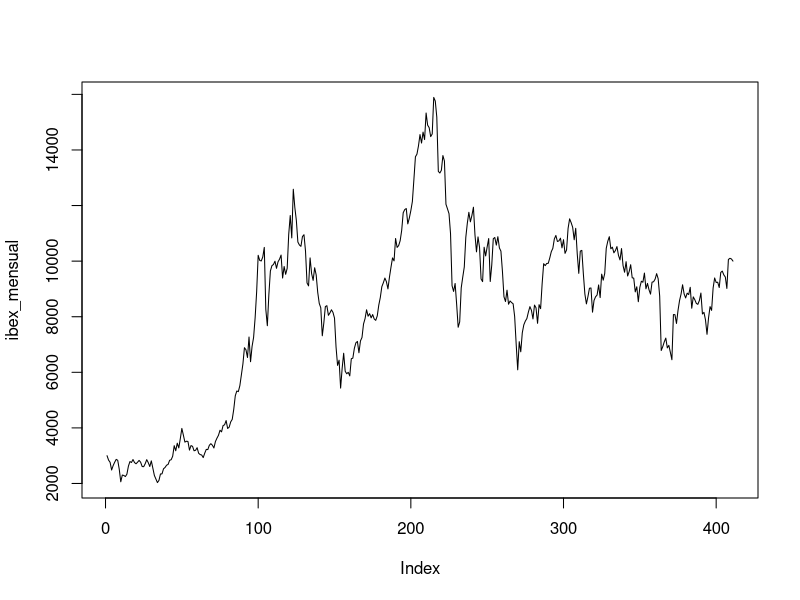

The R source for this figure: (Note: this script raises an error after producing the figure.)
#PREDICCIÓ de la sèrie temporal de dades de l'IBEX 35 mensual.
ibex_mensual<-c(3000, 2841.6, 2762.4, 2484.5, 2643.7, 2765, 2867.8, 2834.5, 2511.3, 2060.7, 2303.2, 2289.2, 2248.8, 2333.7, 2622.8, 2789, 2755.3, 2862.3,2752.8,2708.4,2766.18,2830.47,2765.08,2610.56,2603.3,2711.79,2857.18,2750.42,2610.56,2813.89,2553.82,2289.85,2160.96,2032.13,2110.77, 2342.73, 2344.57, 2529.3,2576.04,2658.49,2686,2834.36,2854.6,2981.16,3360.2,3177.33,3449.63,3280.1,3615.22,3980.53,3739.68,3489.08,3520.73,3512.59,3200.71,3364.16,3337.01,3176.63,3194.52,3287.09,3087.68,3040.06,3024.54,2931.7,3091.86,3226.49,3219.05,3373.39,3432.75,3376.77,3277.33,3510.12,3630.76,3734.49,3915.52,3857.12,4082.9,4111.66,4264.1,3979.35,4025.47,4215.57,4306.74,4667.8,5154.77,5327.42,5305.43,5520.68,5909.33,6300.82,6884.56,6810.89,6532.33,7269.72,6380.39,6932.1,7255.4,7958.99,8900.09,10209.16,10025.68,10005.72,10146.4,10493.7,8264.7,7676.5,8800,9645.5,9836.6,9878.8,9997.3,9740.7,9975.4,10072.3,10218.6,9391.9,9806.1,9525.4,9741.5,10958.1,11641.4,10835.1,12585.8,11935,11467.9,10688.5,10581.3,10531.6,10884.7,10950,10363.1,9214.5,9109.8,10116,9551.4,9308.3,9761,9500.7,8878.4,8480,8321.1,7314,7774.3,8364.7,8397.6,8050.4,8135.5,8249.7,8154.4,7949.9,6913,6249.3,6435.7,5431.7,6139.4,6685.6,6036.9,5947.7,5999.4,5870.5,6489.5,6508.5,6862,7061.7,7111.3,6703.6,7129.5,7252.5,7737.2,7929.9,8249.4,8018.1,8109.5,7959.3,8078.3,7919.3,7869.5,8029.2,8418.3,8693,9080.8,9223.9,9391,9258.8,9001.6,9427.1,9783.2,10115.6,10008.9,10813.9,10493.8,10557.8,10733.9,11104.3,11740.7,11854.3,11892.5,11340.5,11548.1,11818,12144.7,12934.7,13753,13849.3,14146.5,14553.2,14248.4,14641.7,14374.6,15329.4,14892,14802.4,14479.8,14576.5,15890.5,15759.9,15182.3,13229,13170.4,13269,13798.3,13600.9,12046.2,11881.3,11707.3,10987.5,9116,8910.6,9195.8,8450.4,7620.9,7815,9038,9424.3,9787.8,10855.1,11365.1,11756.1,11414.8,11644.7,11940,10947.7,10333.6,10871.3,10492.2,9359.4,9263.4,10499.8,10187,10514.5,10812.9,9267.2,9859.1,10806,10850.8,10576.5,10878.9,10476,10359.9,9630.7,8718.6,8546.6,8954.9,8449.5,8566.3,8509.2,8465.9,8008,7011,6089.8,7102.2,6738.1,7420.5,7708.5,7842.9,7934.6,8167.5,8362.3,8230.3,7920,8419,8320.6,7762.7,8433.4,8290.5,9186.1,9907.9,9837.6,9916.7,9920.2,10114.2,10340.5,10459,10798.7,10923.5,10707.2,10728.8,10825.5,10477.8,10770.7,10279.5,10403.3,11178.3,11521.1,11385,11217.6,10769.5,11180.7,10259,9559.9,10360.7,10386.9,9544.2,8815.8,8461.4,8723.1,9025.7,9034,8163.3,8587.2,8716.8,8779.4,9143.3,8688.2,9532.1,9315.2,9555.5,10462.9,10715.8,10880,10444.5,10502.2,10299.5,10381.5,10523.5,10211,10043.9,10451.5,9840.3,9600.4,9980.6,9465.5,9622.7,9870.7,9399.1,9389.2,8893.5,9077.2,8539.9,9056.7,9277.7,9240.3,9570.6,9004.2,9198.8,8971,8812.9,9244.6,9257.5,9352,9549.2,9367.9,8741.5,6785.4,6922.3,7096.5,7231.4,6877.4,6969.5,6716.6,6452.2,8076.9,8073.7,7757.5,8225,8580,8815,9148.9,8821.2,8675.7,8846.6,8796.3,9057.7,8305.1,8713.8,8612.8,8479.2,8445.1,8584.2,8851.5,8098.7,8156.2,7886.1,7366.8,7956.5,8363.2,8229.1,9034,9394.6,9232.5,9241,9050.2,9593,9641.5,9505.9,9428,9017.3,10058.2,10102.1,10077.7,10001.3)
plot(ibex_mensual,type="l")
mi.ajuste<-arima(ibex_mensual,order=c(2,1,2))
mi.ajuste$loglik
mi.ajuste2$loglik
mi.ajuste$coef[[1]]

tmp.pred<-predict(mi.ajuste, n.ahead = 24)
length(tmp.pred$pred)
serie.ampl<-c(ibex_mensual,tmp.pred$pred)
plot(serie.ampl,col="gray",type="l")
lines(ibex_mensual,col="blue")


#PREDICCIÓ de la sèrie temporal de dades de l'IBEX 35 diari.
ibex_diari<-c(8792.5,8906.1,8944.3,9070.7,9207.1,9232.5,9157.4,9183.2,9254.6,9312.3,9237.7,9278.7,9310,9362.9,9378.5,9421.9,9494.8,9450.9,9415.6,9406.4,9290.3,9293.7,9314.6,9241,9082,9076.7,9043.6,9147.3,9211.3,9183.2,9167.7,9182.8,9234.10,9201.5,9191.4,9211.6,9213.1,9251.5,9305,9267,9163.5,9116.1,9191.1,9180.1,9167.5,9050.2,9167.5,9317.3,9289.1,9310.8,9359.8,9338.3,9309.7,9344.4,9333.7,9432.8,9430.8,9495,9431.9,9439.8,9436.4,9364.7,9265.8,9274,9393,9481.3,9510.6,9593,9644.8,9588.4,9486.3,9285.00,9248.8,9252.9,9331.1,9453.7,9478.7,9438.3,9438,9455.7,9451.8,9519.6,9571.5,9543.5,9519.2,9600.5,9694.7,9685.1,9641.5,9502.9,9328.7,9307.1,9368.4,9358.6,9301.8,9354.4,9502.2,9434.3,9429.6,9347.5,9350.5,9278,9267.7,9262.8,9314,9315.6,9324.7,9338.9,9490.1,9581.2,9551.1,9505.9,9449.6,9416.3,9392,9314.4,9310,9364.6,9435.2,9455.4,9424.1,9549,9549.7,9482.1,9527.2,9645.8,9548.9,9502,9386,9366.9,9331.9,9426.8,9428,9319,9165.5,9102.9,9157.7,9235.8,9151.3,9352.1,9360.4,9336,9232.9,9287.1,9298.5,9212.7,9146.8,9029.1,8995.5,8975.8,8984.8,8962.8,8918.3,9013.9,9017.3,9075,9260.4,9293.9,9241.5,9235.9,9283.8,9405.2,9371.7,9461.7,9623.3,9640.7,9667.4,9761.4,9839,9827.5,9887.4,9905.5,9939,9936.1,10003.4,10062.6,10058.2,10140.8,10178.3,10238.4,10258.1,10146,10223.4,10198,10118.7,10096.1,10171.7,10095.6,10054.9,10106.7,10101,10104.3,10111.9,10121.8,10086.2,10102.1,10182.1,10053.4,10182.4,10164.5,10209,10060.3,10067.1,10004.9,10094.8,10076.9,9994.1,9867.8,9880.3,9858.3,9968.1,9859.2,9974,9916.6,9936.6,9890.3,10039.3,10077.7,10014,10062.5,9941.3,10003,9888.2,9905.4,9896.6,9984.7,9925.4,9916.6,9927.3,9886.4,9944.8,10038.2,10107.2,10138.9,10130.6,10138.4,10113.8,10068.6,10001.3,10064.7,10069.8,10117.1,10197.2,10319.6,10305.7,10325.7,10388.9,10560.5,10490.5)
plot(ibex_diari,type="l")
mi.ajuste<-arima(ibex_diari,order=c(2,1,2))
mi.ajuste$loglik
mi.ajuste2$loglik
mi.ajuste$coef[[1]]

tmp.pred<-predict(mi.ajuste, n.ahead = 24)
length(tmp.pred$pred)
serie.ampl<-c(ibex_diari,tmp.pred$pred)
plot(serie.ampl,col="gray",type="l")
lines(ibex_diari,col="blue")

#PREDICCIÓ de la sèrie temporal suavitzada de dades de l'IBEX 35 mensual.
ibex_mensual_suavizado<-c(2743.28, 2700.9, 2651.69, 2606.69, 2573.55, 2557.72, 2554.12, 2558.94, 2569.27, 2564.16, 2571.12, 2584.78, 2599.73, 2610.6, 2612.87, 2611.75, 2612.44, 2620.17, 2640.12, 2665.17, 2688.2, 2702.07, 2701.47, 2689.07, 2667.58, 2639.67, 2608.04, 2575.37, 2544.36, 2517.7, 2497.21, 2483.85, 2478.56, 2482.28, 2495.97, 2520.56, 2557.01, 2606.25, 2667.25, 2737.15, 2813.11, 2892.29, 2971.83, 3048.89, 3120.62, 3184.18, 3238.77, 3284.46, 3321.32, 3349.39, 3368.75, 3379.47, 3381.59, 3375.2, 3360.62, 3340.2, 3316.28, 3291.18, 3267.24, 3246.8, 3232.2, 3225.76, 3228.85, 3240.73, 3260.72, 3288.09, 3322.15, 3362.17, 3407.45, 3457.27, 3512.34, 3573.04, 3639.79, 3712.99, 3793.05, 3880.36, 3975.34, 4078.39, 4191.69, 4318.39, 4461.66, 4624.67, 4799.31, 4977.48, 5151.08, 5312, 5472.36, 5642.89, 5834.29, 6057.29, 6321.67, 6637.24, 6967.02, 7274.03, 7569.31, 7862.11, 8013.31, 8131.87, 8252.35, 8420.64, 8610.47, 8795.61, 8986.57, 9173.64, 9347.73, 9499.74, 9612.82, 9671.05, 9657.8, 9603.21, 9587.54, 9643.04, 9707.5, 9867.08, 10144.3, 10344.3, 10446.8, 10503.6, 10553.3, 10597.9, 10646.3, 10706.8, 10735.1, 10694.9, 10638.4, 10618.5, 10631.5, 10623.6, 10541, 10424.3, 10317.4, 10079.6, 9862.18, 9641.65, 9440.03, 9292.39, 9164.01, 9013.22, 8845.85, 8720.25, 8656.01, 8584.03, 8457.78, 8287.33, 8082.79, 7854.22, 7637.77, 7466.37, 7324.46, 7196.5, 7098.97, 7003.04, 6879.83, 6770.25, 6697.64, 6637.77, 6566.44, 6498.19, 6461.75, 6463.32, 6509.11, 6605.31, 6743.99, 6891.19, 7012.93, 7123.75, 7247.9, 7377.55, 7504.91, 7622.16, 7721.49, 7812.7, 7905.57, 8009.87, 8132.11, 8264.6, 8399.64, 8529.54, 8646.61, 8757.28, 8868, 8985.18, 9119.84, 9273.26, 9446.7, 9641.46, 9846.02, 10048.9, 10238.6, 10403.7, 10556.1, 10711.4, 10884.8, 11091.8, 11322.2, 11566, 11813, 12053.1, 12292.1, 12531, 12771.1, 13013.4, 13227.7, 13396.6, 13559, 13753.7, 13987.5, 14243.4, 14444.4, 14513.8, 14507.3, 14505.9, 14487.3, 14429, 14337, 14201.6, 14012.9, 13761.2, 13446, 13098.6, 12750.1, 12375.2, 11963.3, 11536.3, 11116, 10784.1, 10593.8, 10466.1, 10321.8, 10185.2, 10092.7, 10051.9, 10032.3, 10003.1, 10004.7, 10067.8, 10147.2, 10197.5, 10267.9, 10392.9, 10535.1, 10657.2, 10709, 10668.7, 10601.3, 10571.8, 10551.5, 10499.9, 10422.3, 10362.1, 10329.9, 10264.7, 10151.4, 10051.1, 10005.3, 9960.62, 9864.15, 9734.47, 9583.39, 9435.61, 9315.79, 9161.77, 8932.3, 8679.8, 8456.64, 8269.63, 8103.81, 7977.61, 7909.49, 7872.2, 7842.54, 7816.95, 7791.85, 7763.67, 7742.4, 7744.87, 7787.9, 7888.29, 8043.82, 8231.33, 8427.65, 8609.64, 8766.16, 8907.8, 9045.15, 9188.82, 9339.31, 9493.09, 9646.65, 9796.46, 9947.86, 10092.6, 10222.4, 10329.1, 10419.3, 10518.5, 10613.7, 10691.5, 10755.9, 10798.9, 10812.5, 10788.7, 10745.3, 10710.4, 10649.1, 10526.7, 10392.8, 10288.5, 10192.3, 10083.1, 9966.18, 9832.17, 9671.65, 9514.1, 9378.02, 9264.65, 9175.24, 9111.03, 9094.7, 9122.98, 9150.27, 9193.87, 9296.23, 9415.11, 9508.32, 9595.91, 9696.22, 9800.86, 9901.41, 9989.46, 10057.6, 10109.5, 10148.7, 10178.8, 10199.3, 10188.1, 10123.3, 10025.2, 9924.83, 9828.37, 9741.83, 9671.27, 9610.04, 9553.24, 9495.93, 9433.2, 9370.01, 9310.31, 9258.06, 9217.22, 9185.22, 9163.67, 9154.18, 9158.36, 9134.24, 9028.94, 8893.27, 8778.02, 8662.78, 8539.79, 8401.29, 8239.53, 8103.76, 8033.33, 7985.59, 7917.87, 7848.93, 7804.08, 7771.37, 7738.83, 7707.25, 7720.96, 7824.32, 7957.98, 8063.44, 8153.39, 8240.53, 8337.58, 8457.92, 8557.94, 8594.02, 8604.57, 8626.24, 8634.22, 8603.73, 8547.22, 8487.68, 8435.4, 8400.66, 8393.75, 8410.05, 8444.14, 8490.6, 8543.99, 8600.44, 8655.36, 8704.17, 8742.28, 8797.1, 8897.77, 9020.56, 9141.71, 9267.05, 9354.75, 9444.35, 9525.3, 9583.81, 9622.59, 9645.35, 9657.28, 9665.87)
plot(ibex_mensual_suavizado,type="l")
mi.ajuste<-arima(ibex_mensual_suavizado,order=c(2,1,2))
mi.ajuste$loglik
mi.ajuste2$loglik
mi.ajuste$coef[[1]]

tmp.pred<-predict(mi.ajuste, n.ahead = 24)
length(tmp.pred$pred)
serie.ampl<-c(ibex_mensual_suavizado,tmp.pred$pred)
plot(serie.ampl,col="gray",type="l")
lines(ibex_mensual_suavizado,col="blue")

#PREDICCIÓ de la sèrie temporal suavitzada de dades de l'IBEX 35 diari.
ibex_diari_suavizado<-c(8924.19, 8960.77, 8993.65, 9059.43, 9114.48, 9159.13, 9193.75, 9218.66, 9237.99, 9255.55, 9275.12, 9300.49, 9331.1, 9362.62, 9390.7, 9410.99, 9419.86, 9418, 9406.1, 9384.88, 9354.24, 9313.4, 9261.57, 9197.96, 9143.18, 9118.63, 9116.45, 9128.79, 9158.32, 9186.3, 9194.02, 9192, 9191.86, 9194.69, 9201.59, 9213.64, 9226.86, 9236.19, 9236.56, 9222.9, 9202.74, 9188.68, 9175.47, 9157.84, 9158.44, 9187.3, 9219.43, 9247.73, 9283.88, 9311.69, 9314.94, 9312.44, 9321.23, 9339.55, 9365.64, 9397.74, 9427.18, 9447.05, 9450.44, 9430.43, 9395.59, 9361.38, 9343.25, 9356.68, 9401.32, 9461.36, 9521.02, 9564.49, 9567.1, 9519.97, 9449.1, 9380.5, 9329.12, 9318.8, 9349.03, 9384.47, 9411.84, 9428.91, 9433.45, 9447.56, 9476.83, 9504.79, 9536.25, 9576.02, 9606.88, 9628.09, 9638.89, 9617.25, 9560.29, 9487.22, 9417.21, 9369.45, 9353.04, 9357.84, 9373.76, 9390.67, 9398.59, 9397.62, 9387.87, 9369.45, 9346.44, 9322.81, 9302.54, 9289.6, 9290.35, 9307.2, 9342.56, 9398.83, 9455.98, 9491.57, 9506.96, 9503.51, 9470.55, 9419.85, 9381.67, 9362.49, 9356.15, 9368.49, 9405.35, 9454.09, 9491.27, 9506.09, 9515.03, 9534.59, 9544.06, 9533.55, 9518.43, 9486.77, 9436.87, 9404.2, 9388.39, 9363.82, 9334.02, 9292.35, 9232.14, 9182.58, 9172.98, 9203.46, 9248.33, 9281.87, 9304.77, 9317.6, 9302.4, 9267.03, 9231.29, 9188.54, 9132.19, 9074.13, 9027.83, 8994.84, 8976.72, 8975.02, 8989.54, 9018.52, 9060.19, 9112.79, 9163.8, 9202.48, 9237.26, 9276.59, 9317.42, 9367.47, 9434.46, 9506.9, 9573.76, 9635.5, 9692.55, 9745.38, 9793.98, 9837.88, 9876.63, 9909.77, 9940.14, 9971.04, 10005.8, 10047.7, 10093.7, 10137.7, 10173.3, 10194.2, 10198.9, 10191.8, 10177.6, 10160.9, 10146.2, 10133.5, 10122.6, 10113.6, 10106.9, 10103.2, 10102.9, 10106.8, 10112.3, 10116.3, 10116, 10108.1, 10103, 10113.9, 10127.9, 10132.5, 10133.9, 10125.3, 10099.9, 10076.8, 10056.5, 10020, 9978.96, 9944.55, 9910.78, 9890.37, 9896.06, 9910.44, 9920.24, 9929.58, 9942.58, 9963.36, 9988.62, 10011, 10023, 10017.2, 9995.34, 9966.27, 9939, 9922.51, 9919.37, 9923.14, 9927.41, 9925.75, 9927.03, 9946.58, 9979.8, 10022.1, 10071.8, 10111.8, 10125.1, 10114.7, 10093.8, 10073.1, 10063, 10074.1, 10107.7, 10154.3, 10204.7, 10249.5, 10292.6, 10347.3, 10405, 10432.6, 10473.8)
plot(ibex_diari_suavizado,type="l")
mi.ajuste<-arima(ibex_diari_suavizado,order=c(2,1,2))
mi.ajuste$loglik
mi.ajuste2$loglik
mi.ajuste$coef[[1]]

tmp.pred<-predict(mi.ajuste, n.ahead = 24)
length(tmp.pred$pred)
serie.ampl<-c(ibex_diari_suavizado,tmp.pred$pred)
plot(serie.ampl,col="gray",type="l")
lines(ibex_diari_suavizado,col="blue")


#PREDICCIÓ de la sèrie temporal remostrejada de dades de l'IBEX 35 diari.
ibex_mensual_remo<-c(3255.67, 2981.71, 2873.23, 2363.51, 2714.08, 2974.54, 3181.18, 3110.18, 2452.95, 1556.77, 2036.04, 1993.7, 1896.79, 2057.76, 2632.39, 2965.08, 2898.86, 3102.96, 2864.33, 2751.55, 2843.53, 2959.4, 2826.26, 2532.2, 2538.27, 2786.38, 3106.99, 2924.64, 2676.36, 3109.92, 2612.13, 2095.25, 1844.03, 1582.02, 1725.7, 2163.99, 2132.16, 2452.37, 2485.69, 2581.35, 2560.17, 2776.87, 2737.89, 2913.23, 3599.64, 3170.45, 3660.37, 3276.1, 3909.86, 4612.18, 4111.81, 3599.14, 3658.74, 3649.98, 3040.41, 3389.32, 3358.64, 3060.32, 3120.89, 3326.3, 2943.33, 2854.59, 2821, 2623.86, 2923.11, 3165.23, 3114.4, 3384.09, 3457.94, 3296.98, 3043.06, 3446.65, 3619.98, 3755.63, 4037.91, 3833.22, 4190.91, 4144.66, 4335.66, 3640.96, 3588.95, 3808.89, 3815.85, 4357.34, 5159.14, 5343.14, 5137.32, 5398.7, 5984.26, 6544.34, 7447.02, 6985.28, 6097.84, 7265.12, 5190.98, 6003.15, 6497.82, 7785.68, 9550.76, 12000.1, 11441.7, 11215.8, 11304.3, 11815.5, 7181.62, 5853.58, 7986.01, 9620.74, 10016, 10154.4, 10407.9, 9837.89, 10243.4, 10277.5, 10294.7, 8439.88, 9166.25, 8548.56, 8928.38, 11319.3, 12636.9, 10964.2, 14435.9, 13176, 12298.6, 10758.8, 10532, 10438.7, 11229, 11476.3, 10406.6, 8351.62, 8358.42, 10590.3, 9663.03, 9323.59, 10358.8, 9987.39, 8910.37, 8239.41, 7984.23, 6044.2, 7089.92, 8441.07, 8712.89, 8247.51, 8634.38, 9032.44, 8985.77, 8703.08, 6727.26, 5494.25, 5993.98, 4095.6, 5580.45, 6734.22, 5504.92, 5397.42, 5538, 5277.75, 6469.84, 6410.72, 6979.5, 7231.68, 7209.84, 6286.33, 7009.94, 7125.53, 7970.27, 8237.51, 8778.91, 8224.15, 8312.46, 7907.35, 8025.21, 7574.99, 7338.7, 7529.37, 8190.88, 8627.84, 9293.25, 9463.37, 9662.59, 9243.47, 8557.13, 9213.7, 9721.18, 10181, 9778.76, 11224.1, 10432.2, 10404.8, 10582.9, 11116.8, 12159.4, 12143.1, 11972.7, 10626.4, 10802.8, 11105.5, 11518.4, 12857.6, 14278.4, 14301, 14734.2, 15352.1, 14508.4, 15038, 14305.2, 16145.1, 15276.9, 15098, 14472.2, 14723.1, 17443.8, 17319.1, 16350.5, 12697.1, 12895.4, 13441.4, 14844.7, 14828, 12130.5, 12225.5, 12300.2, 11190.9, 7637.21, 7354.33, 8069.67, 6717.89, 5147.63, 5577.15, 8042.88, 8846.76, 9570.52, 11641.6, 12582.6, 13312.6, 12561.9, 12895.5, 13344.8, 11238.2, 9955.99, 11074, 10382.8, 8147.15, 7975.48, 10498.7, 9952.69, 10665.7, 11295.5, 8270.58, 9567.03, 11560, 11696, 11193.9, 11893.8, 11216.1, 11137.1, 9824.61, 8121.59, 7930.98, 8977.1, 8219.26, 8675.83, 8750.39, 8825.7, 8037.96, 6111.6, 4305.73, 6360.99, 5658.47, 7048.7, 7653.77, 7942.16, 8124.1, 8546.41, 8836.89, 8418.43, 7607.38, 8410.12, 8032.49, 6757.64, 7960.88, 7536.06, 9183.82, 10476, 10182.3, 10186.8, 10043.4, 10280.6, 10590.3, 10696.7, 11269.4, 11427.3, 10894.8, 10844.8, 10959.3, 10199.3, 10742.7, 9747.09, 10017.5, 11611.2, 12330.7, 12121.8, 11910.3, 11146.1, 12071.8, 10325.5, 9036.98, 10755.9, 10940.1, 9416.59, 8115.42, 7544.42, 8182.86, 8874.93, 8956.8, 7231.55, 8051.19, 8283.23, 8365.85, 8988.82, 7960.24, 9556.64, 9033.52, 9414.09, 11124.3, 11529.9, 11772.4, 10830, 10892.8, 10452.2, 10584.9, 10846.7, 10234.4, 9961.04, 10878.7, 9757.65, 9373.27, 10220.8, 9261.46, 9634.49, 10186.6, 9302.35, 9347.09, 8417.26, 8843.57, 7821.79, 8896.41, 9369.33, 9316.76, 9987.86, 8849.48, 9262.9, 8911.73, 8733.73, 9711.79, 9850.11, 10165.4, 10695.9, 10497.3, 9379.59, 5538.62, 5857.89, 6275.17, 6613.43, 5950.56, 6166.42, 5694.35, 5198.18, 8432.66, 8323.86, 7556.85, 8386.3, 9006.6, 9389.35, 9960.81, 9184.43, 8793.46, 9099.36, 8988.18, 9489.11, 7977.13, 8823.96, 8680.02, 8471.06, 8454.88, 8768.99, 9308.92, 7785.33, 7870.47, 7283.58, 6191.72, 7312.91, 8069.63, 7753.08, 9323.93, 9990, 9568.12, 9460.5, 8959.78, 9918.37, 9928.83, 9568.51, 9330.98, 8451.77, 10494.3, 10557.4, 10499.1, 10337.3)
plot( ibex__mensual_remo,type="l")
mi.ajuste<-arima(ibex_mensual_remo,order=c(2,1,2))
mi.ajuste$loglik
mi.ajuste2$loglik
mi.ajuste$coef[[1]]

tmp.pred<-predict(mi.ajuste, n.ahead = 24)
length(tmp.pred$pred)
serie.ampl<-c(ibex_mensual_remo,tmp.pred$pred)
plot(serie.ampl,col="gray",type="l")
lines(ibex_mensual_remo,col="blue")

#PREDICCIÓ de la sèrie temporal remostrejada de dades de l'IBEX 35 diari.
ibex_diari_remo<-c(8660.01, 8852.07, 8895.54, 9083.55, 9299.02, 9305.35, 9121.94, 9149.8, 9271.41, 9367.66, 9199.9, 9259.23, 9289.85, 9363.74, 9366.15, 9429.81, 9569.92, 9484, 9424.64, 9429.61, 9226.93, 9273.62, 9366.5, 9283.44, 9019.86, 9034.57, 8969.21, 9164.76, 9263.89, 9181.3, 9142.03, 9174.43, 9275.83, 9208.76, 9180.88, 9210, 9198.55, 9266.83, 9373.95, 9312.44, 9124.84, 9041.62, 9206.06, 9201.08, 9178.25, 8912.03, 9113.18, 9387.01, 9293.84, 9311.37, 9403.19, 9363.73, 9298.73, 9347.89, 9301.98, 9467.04, 9432.78, 9543.28, 9411.73, 9449.53, 9476.98, 9367.4, 9187.89, 9190.64, 9384.53, 9503.17, 9499.01, 9622.53, 9723.19, 9656, 9523.41, 9190.67, 9169.19, 9184.93, 9309.79, 9523.01, 9546.3, 9447.22, 9442.4, 9463.73, 9428.51, 9533.45, 9607.56, 9511.17, 9431.21, 9572.09, 9752.53, 9754.1, 9723.38, 9518.01, 9239.45, 9243.92, 9383.88, 9359.02, 9230.59, 9316.34, 9605, 9471.13, 9470.75, 9325.26, 9356.37, 9235.06, 9233.08, 9234.35, 9338.49, 9321.91, 9307.58, 9277.75, 9525.61, 9670.16, 9595.28, 9508.82, 9428.63, 9414.25, 9403.05, 9266.03, 9263.84, 9359.81, 9464.86, 9458.99, 9359.43, 9588.82, 9584.6, 9431.71, 9511.04, 9758.41, 9578.23, 9517.84, 9334.9, 9327.98, 9275.86, 9488.19, 9522.76, 9346.75, 9099.08, 9023.37, 9143.11, 9269.06, 9053.79, 9421.29, 9415.01, 9354.22, 9161.55, 9308.03, 9365.66, 9236.6, 9162.82, 8984.13, 8965.13, 8955.78, 8993.9, 8947.91, 8844.53, 9008.68, 8975.62, 9038.18, 9356.73, 9384.91, 9244.98, 9194.03, 9250.23, 9442.38, 9308.07, 9416.31, 9672.45, 9645.19, 9642.26, 9775.41, 9883.39, 9815.32, 9898.59, 9900.99, 9937, 9900.78, 10001.2, 10078.5, 10021.6, 10144.4, 10184.2, 10282, 10318.3, 10100.5, 10268, 10234.9, 10091.1, 10059.3, 10219.9, 10077.5, 10002.1, 10109.3, 10099.3, 10101.9, 10112.5, 10128.7, 10057, 10095.4, 10260.8, 9992.82, 10235.2, 10194.8, 10282.1, 9996.28, 10032.6, 9932.57, 10134.3, 10134, 10009.7, 9792.04, 9849.88, 9825.32, 10038.9, 9808.06, 10028.2, 9904.34, 9929.64, 9815.94, 10089.2, 10144.3, 10006, 10104.9, 9888.14, 10041.5, 9835.76, 9888.04, 9871.43, 10047.3, 9922.22, 9908.16, 9927.46, 9826.37, 9909.04, 10055.1, 10142.6, 10166.1, 10135.6, 10161.2, 10133.4, 10064.5, 9940.12, 10055.8, 10031.1, 10080.6, 10187.9, 10389.7, 10317.2, 10302.9, 10373.3, 10689.1, 10507.9)
plot( ibex_diari_remo,type="l")
mi.ajuste<-arima(ibex_diari_remo,order=c(2,1,2))
mi.ajuste$loglik
mi.ajuste2$loglik
mi.ajuste$coef[[1]]

tmp.pred<-predict(mi.ajuste, n.ahead = 24)
length(tmp.pred$pred)
serie.ampl<-c(ibex_diari_remo,tmp.pred$pred)
plot(serie.ampl,col="gray",type="l")
lines(ibex_diari_remo,col="blue")

